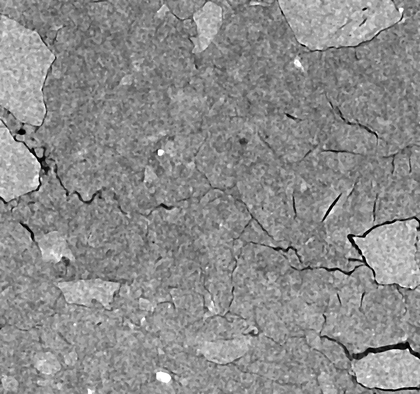
%> input picture INPUT_IMAGE.tif, 420 x 394 px, shrunk from 1206 x 1131 before the run
$ octave Crack_Segmentation.m   (GNU Octave 9; MATLAB toolbox functions it lacks are replaced by stand-ins)
%> lines starting %> are read from the running program, lines starting %| are printed output that depends on the picture; in (x1, y1, x2, y2) boxes, pixels count from 0 and x2, y2 are one past the last pixel; in counts of white or black regions, pixels touching at a corner belong together; the program's own positions count from 1
### roseEqualArea.m
function roseEqualArea(roseAngles, delta, azimuth, roseLengths, sColour)
%   equal area rose diagram of trace segment angles
%
%   arguments:
%       roseAngles - vector of orientations in degrees
%       delta - (scalar) bin size for rose plot in degrees
%       azimuth - (scalar) rotation angle for final rose plot e.g. northCorrection,
%       in degrees
%
%   Dave Healy
%   February 2017
%   d.healy@abdn.ac.uk

%% Copyright
% Permission is hereby granted, free of charge, to any person obtaining a
% copy of this software and associated documentation files (the
% "Software"), to deal in the Software without restriction, including
% without limitation the rights to use, copy, modify, merge, publish,
% distribute, sublicense, and/or sell copies of the Software, and to permit
% persons to whom the Software is furnished to do so, subject to the
% following conditions:
%
% The above copyright notice and this permission notice shall be included
% in all copies or substantial portions of the Software.
%
% THE SOFTWARE IS PROVIDED "AS IS", WITHOUT WARRANTY OF ANY KIND, EXPRESS
% OR IMPLIED, INCLUDING BUT NOT LIMITED TO THE WARRANTIES OF
% MERCHANTABILITY, FITNESS FOR A PARTICULAR PURPOSE AND NONINFRINGEMENT. IN
% NO EVENT SHALL THE AUTHORS OR COPYRIGHT HOLDERS BE LIABLE FOR ANY CLAIM,
% DAMAGES OR OTHER LIABILITY, WHETHER IN AN ACTION OF CONTRACT, TORT OR
% OTHERWISE, ARISING FROM, OUT OF OR IN CONNECTION WITH THE SOFTWARE OR THE
% USE OR OTHER DEALINGS IN THE SOFTWARE.

% if fRosemean
%     %   calculate circular statistics: mean and std dev
%     [ roseMean, roseStddev, roseResultant ] = circStat(roseAngles) ;
%
%     disp('Circular statistics:') ;
%     disp(['Circular mean (degrees from North): ', num2str(roseMean)]) ;
%     disp(['Circular standard deviation (degrees): ', num2str(roseStddev)]) ;
%     disp(['Resultant: ', num2str(roseResultant)]) ;
% end ;

%   initialise
rinc = 0.0005 ;

r1Percent = 50 ;
r5Percent = r1Percent * sqrt(5) ;
r10Percent = r1Percent * sqrt(10) ;
r20Percent = r1Percent * sqrt(20) ;
r30Percent = r1Percent * sqrt(30) ;
r50Percent = r1Percent * sqrt(50) ;

x1Percent = -r1Percent:rinc:r1Percent ;
y1Percent = sqrt(r1Percent^2 - x1Percent.^2) ;
x5Percent = -r5Percent:rinc:r5Percent ;
y5Percent = sqrt(r5Percent^2 - x5Percent.^2) ;
x10Percent = -r10Percent:rinc:r10Percent ;
y10Percent = sqrt(r10Percent^2 - x10Percent.^2) ;
x20Percent = -r20Percent:rinc:r20Percent ;
y20Percent = sqrt(r20Percent^2 - x20Percent.^2) ;
x30Percent = -r30Percent:rinc:r30Percent ;
y30Percent = sqrt(r30Percent^2 - x30Percent.^2) ;
x50Percent = -r50Percent:rinc:r50Percent ;
y50Percent = sqrt(r50Percent^2 - x50Percent.^2) ;

%
binAngles = 0:delta:360 ;
binAngles2 = zeros(1, max(size(binAngles))*2) ;
numAngles2 = zeros(1, max(size(binAngles))*2) ;
sumLengths2 = zeros(1, max(size(binAngles))*2) ;
j = 1 ;
[ numAngles, ~, indBins ] = histcounts(roseAngles, binAngles) ;
%numAngles = histc(roseAngles, binAngles) ;

%   fix 'bug' in histcounts() that rounds into 'wrong' bins at 0, 180 and
%   360
i1 = 1 ;
inhalf = (360/delta) / 2 ;
inhalfnext = inhalf + 1 ;
in = 360/delta ;

n1 = (numAngles(i1) + numAngles(inhalfnext)) / 2 ;
n2 = (numAngles(inhalf) + numAngles(in)) / 2 ;
numAngles(i1) = n1 ;
numAngles(inhalf) = n2 ;
numAngles(inhalfnext) = n1 ;
numAngles(in)  = n2 ;

%   go through the bins...
for i = 1:max(size(binAngles))-1

    binAngles2(j) = binAngles(i) ;
    if (i+1) > max(size(binAngles))
        binAngles2(j+1) = binAngles(1) ;
    else
        binAngles2(j+1) = binAngles(i+1) ;
    end ;
    numAngles2(j:j+1) = numAngles(i) ;
    if sum(roseLengths)
        sumLengths2(j:j+1) = sum(roseLengths(indBins==i)) ;
    end ;
    j = j + 2 ;

end ;

if sum(roseLengths) == 0
    numAnglesPercent = ( numAngles2 ./ length(roseAngles) ) * 100 ;
else
%   length weighted - sum lengths in each bin, and divide by total length
%   of all segments
    numAnglesPercent = ( sumLengths2 ./ sum(roseLengths) ) * 100 ;
end ;

%   this is the equal area bit...
rAnglesPercent = r1Percent .* sqrt(numAnglesPercent) ;

[ xRoseArea, yRoseArea ] = pol2cart((pi/2 - binAngles2*pi/180), rAnglesPercent) ;

limX = max(xRoseArea) ;
limY = max(yRoseArea) ;
lim = max(limX, limY) ;

roseContours = [ max(x1Percent), max(x5Percent), max(x10Percent), ...
                 max(x20Percent), max(x30Percent), max(x50Percent) ] ;
lim = roseContours(find(roseContours > lim, 1)) ;

hold on ;
for i = 0:delta:binAngles
    %   clumsy workaround to ?bug in fill() which won't allow FaceColor from a string
    h = fill(xRoseArea, yRoseArea, 'r', 'EdgeColor', sColour,'FaceAlpha', .3) ;
    set(h, 'FaceColor', sColour) ;
end ;
if max(x1Percent) <= lim
    plot(x1Percent, y1Percent, '-k', x1Percent, -y1Percent, '-k', 'LineWidth', 0.25) ;
end ;
if max(x5Percent) <= lim
    plot(x5Percent, y5Percent, '-k', x5Percent, -y5Percent, '-k', 'LineWidth', 0.25) ;
end ;
if max(x10Percent) <= lim
    plot(x10Percent, y10Percent, '-k', x10Percent, -y10Percent, '-k', 'LineWidth', 0.25) ;
end ;
if max(x20Percent) <= lim
    plot(x20Percent, y20Percent, '-k', x20Percent, -y20Percent, '-k', 'LineWidth', 0.25) ;
end ;
if max(x30Percent) <= lim
    plot(x30Percent, y30Percent, '-k', x30Percent, -y30Percent, '-k', 'LineWidth', 0.25) ;
end ;
if max(x50Percent) <= lim
    plot(x50Percent, y50Percent, '-k', x50Percent, -y50Percent, '-k', 'LineWidth', 0.25) ;
end ;
plot([-r50Percent*1.1, r50Percent*1.1], [0, 0], '-k', 'LineWidth', 0.25) ;
plot([0, 0], [-r50Percent*1.1, r50Percent*1.1], '-k', 'LineWidth', 0.25) ;
% if fRosemean
%     plot([lim*sind(roseMean), -lim*sind(roseMean)], ...
%          [lim*cosd(roseMean), -lim*cosd(roseMean)], '-r', 'LineWidth', 1) ;
% end ;
hold off ;

axis equal off ;
view(azimuth, 90) ;
text(-(r1Percent), 0, '1%', 'Clipping', 'on', ...
    'BackgroundColor', 'w', 'FontSize', 8, 'HorizontalAlignment', 'right') ;
text(-(r5Percent), 0, '5%', 'Clipping', 'on', ...
    'BackgroundColor', 'w', 'FontSize', 8, 'HorizontalAlignment', 'right') ;
text(-(r10Percent), 0, '10%', 'Clipping', 'on', ...
    'BackgroundColor', 'w', 'FontSize', 8, 'HorizontalAlignment', 'right') ;
text(-(r20Percent), 0, '20%', 'Clipping', 'on', ...
    'BackgroundColor', 'w', 'FontSize', 8, 'HorizontalAlignment', 'right') ;
text(-(r30Percent), 0, '30%', 'Clipping', 'on', ...
    'BackgroundColor', 'w', 'FontSize', 8, 'HorizontalAlignment', 'right') ;
text(-(r50Percent), 0, '50%', 'Clipping', 'on', ...
    'BackgroundColor', 'w', 'FontSize', 8, 'HorizontalAlignment', 'right') ;
xlim([ -lim lim ]) ;
ylim([ -lim lim ]) ;
box off ;

end

### Crack_Segmentation.m
% AUTO-FRACTURE TRACING
% Fracture tracing script, currently only tested on SEM/BSE images, small size photographs and CT micrographs
%
% Most important parameters to changes: MEDIAN FILTER aperture, BINARIZED bw_threshold, MORPHOLOGICAL PARAMETER gap_length1, conversion.
%
% Author: Roberto Rizzo @ HWU Edinburgh / University of Aberdeen
% Date: February 2020
% Based on Luke Griffiths (crack-extract Python Code) and Franz Abes code (FRAg)

clear;
close all;
workspace;
format short g;
format compact;

%% --------------------------- SET PARAMETERS ----------------------------
%INPUT Value of pixel per unit in the analysed image; "unit" is the length scale (either metres, cm, mm, ect).
conversion= 240; % <--- Modify accordingly. The current value is the of px/mm ratio for the test image "INPUT_IMAGE.tif".

%MEDIAN FILTER
% n x m area for median filter. preferably smaller than the pore size and larger than the fracture aperature
aperture1      = [32 32];  % default [24 24]
aperture2      = [2 2]; %default [3 3]

% BINARIZATION AND FILTER PARAMETERS
% binarization threshold (1-100)
bw_threshold   = 30;  %default 30
% neighbourhoodsize (x,y) for wiener filter
wiener_area1    = [10 10];
wiener_area2    = [3 3];
% min-max range to rescale grayscale values
rescale_range  = [0 40];

% MORPHOLOGICAL PARAMETERS
% minimum fracture length in pixels (given by the major axes length,
% regionprops function)
frac_length     = 8;    % default 8
% largest object size (nr of pixels) to be removed
object_limit    = round((2/3).*frac_length);
% gap length closed by morphological dilation-erosion
gap_length1     = round((1/3).*frac_length);

% TARGETED CLOSING
% eccentricity threshold (0 is circular, 1 is line)
ecc_threshold   = 0.90;
% variation in alignment between major axis of component and end-point of a second component (-angle_var to + angle_var, in degrees)
angle_var       = 15;
% gap length between line segments closed by targeted connections
gap_length2     = 10;

% PRUNING
% length of branches to be pruned
pruning_length  = frac_length;
% last size-based filter
frac_length2 = 1.*frac_length;

%% ============================ READ DATA ================================
[FILENAME, PATHNAME] = uigetfile({'*.*'},'Select an image');
%> the answer given: INPUT_IMAGE.tif
Im_original = imread([PATHNAME FILENAME]);
%> Im_original is the input picture: size 394x420 uint8; min 0, max 255, mean 140.1
%Im_original = imread("Cor_Pre.png");

figure; imshow(Im_original,[]);
axis on;
axis image;
axis tight;
box on;
caption = sprintf('Input Image');
title(caption, 'Interpreter', 'None');
xlabel('X, px');
ylabel('Y, px');


% Get the dimensions of the image.
% numberOfColorChannels should be = 1 for a gray scale image, and 3 for an RGB color image.
[rows, columns, numberOfColorChannels] = size(Im_original);
if numberOfColorChannels > 1
  % It's not really gray scale like we expected - it's color.
  % Use weighted sum of ALL channels to create a gray scale image.
  Im_original = rgb2gray(Im_original);
  % ALTERNATE METHOD: Convert it to gray scale by taking only the green channel,
  % which in a typical snapshot will be the least noisy channel.
  % grayImage = grayImage(:, :, 2); % Take green channel.
end

% SETTINGS FOR CUTTING DOWN SIZE FOR SPECIFIC IMAGE SIZES
% Im_original = Im_original(1:1696,1:end);
% Im_original = Im_original(1:849,1:end);

%%========================== BINARIZATION ===============================
%FILTER1 - Filter out small components
tic;
%median filter
Im_filt = medfilt2(Im_original, aperture1,'symmetric');
% difference image
Im_filt = Im_filt - Im_original;
% remove noise
Im_filt = wiener2(Im_filt, wiener_area1);
toc;

% FILTER2 - filter out large components
tic;
% median filter
Im_filt2 = medfilt2(Im_original, aperture2,'symmetric');
% difference image
Im_filt2 = Im_filt2 - Im_original;
% remove noise
Im_filt2 = wiener2(Im_filt2, wiener_area2);
toc;

% Final filtered image
Im_filt = Im_filt+Im_filt2;

% BINARIZE
tic;
% rescale grayscale values
Im_bin = mat2gray(Im_filt,rescale_range);
% set values to zero, based on non-rescaled image
Im_bin(Im_filt < bw_threshold)= 0;
% set values to one, based on non-rescaled image
Im_bin(Im_filt >= bw_threshold)= 1;
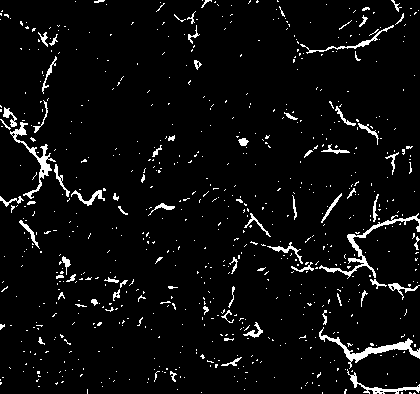
%> Im_bin: size 394x420 double; values 0 (black) and 1 (white), 4.8% white in thin lines or dots
% binarise image (convert to logical array)
Im_bin = imbinarize(Im_bin);
%> Im_bin: size 394x420 logical; 4.8% white in thin lines or dots
toc;
%display figure
figure; imshowpair(Im_filt, Im_bin, 'montage'); title('Filtred vs. Binarized Images');
axis on;
axis image;
axis tight;
box on;
xlabel('X, px');
ylabel('Y, px');


% remove smallest objects
Im_bin = bwareaopen(Im_bin,object_limit);
%> Im_bin: size 394x420 logical; 4.3% white; 201 white regions (132 under 20 px), largest, box (x1, y1, x2, y2) and area: (319, 327, 420, 369) 684, (319, 213, 420, 279) 663, (10, 122, 56, 199) 543
tic;

% angle of the line object
for alpha = 1:181
    % set orientation of line object
    se = strel('line' ,gap_length1 ,alpha);
    % close gaps between line segments by dilation and erosion
    Im_bin = imclose(Im_bin, se);
end
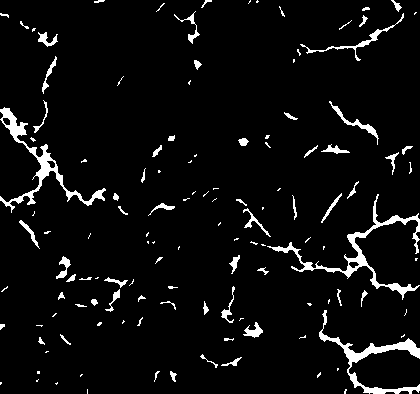
%> Im_bin: size 394x420 logical; 5.1% white; 126 white regions (66 under 20 px), largest, box (x1, y1, x2, y2) and area: (267, 194, 420, 300) 1535, (0, 107, 106, 213) 1403, (319, 310, 420, 394) 1269

 % skeletonize binary image
Im_bin= bwmorph(Im_bin,'thin', Inf);
%> Im_bin: size 394x420 logical; 1.6% white in thin lines or dots
toc;

figure; imshowpair(Im_filt,Im_bin,'montage'); title('Filtred vs. Skeletonized Images');
%> after `imshowpair(Im_filt,Im_bin,'montage')`:
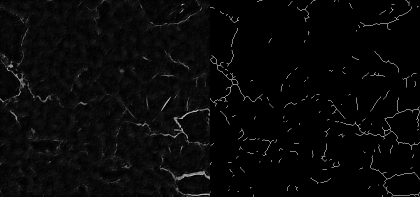
%> displayed picture: size 394x840, on the screen's scale of 0 to 255 (shown at 1/2 size); min 0, max 255, mean 8.4
axis on;
axis tight;
axis image;
box on;
xlabel('X, px');
ylabel('Y, px');

%% =================== CONNECTION OF LINEAR OBJECTS ======================
% ------------------------ MORPHOLOGICAL CLOSING ------------------------
% ------------------------- TARGETED CLOSING -----------------------------

% GET CONNECTED COMPONENT PROPERTIES
% get properties of connected components
STATS = regionprops(Im_bin,'Eccentricity','MajorAxisLength','Orientation','Centroid');
%> STATS = 126 regions; first 5, Centroid, MajorAxisLength, Eccentricity and Orientation: [5 16.1] 10.85 0.984 -17.07, [39.8 169.4] 134.3 0.803 -50.25, [2.2 327.7] 7.27 0.966 55.28, [1 384.5] 2.31 0.866 90, [5 289.4] 10.26 0.991 38.42
STATS = struct2table(STATS);
% get indices for all connected components
CC = bwconncomp(Im_bin);
%> CC = 126 connected components
% get end-points for ALL connected components
ENDS = bwmorph(Im_bin, 'endpoints');
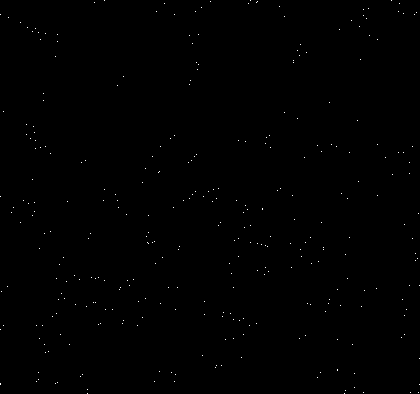
%> ENDS: size 394x420 logical; 0.2% white in thin lines or dots
% x,y-coordinates of end-points
[y_ends,x_ends] = find(ENDS == 1);
%> y_ends = 325 values from 1 to 394; x_ends = 325 values from 1 to 420

% filter connected components
I = find(STATS.MajorAxisLength >= frac_length & STATS.Eccentricity > ecc_threshold);
%> I = 67 values from 1 to 124

% set image that will be connected
Im_bin_conn = Im_bin;

disp(['Found ' num2str(length(I)) ' suited connected objects']);
%| Found 67 suited connected objects

%--- LOOP OVER FILTERED CONNECTED COMPONENTS-------
for j = 1:length(I)

   % disp(['analysing object ' num2str(j) ' of ' num2str(length(I))]);

    Im_work = Im_bin;
    % remove component under consideration from work image
    Im_work(CC.PixelIdxList{I(j)}) = 0;
    % get end-notes of component under consideration
    ENDS_obj  = bwmorph(Im_bin - Im_work, 'endpoints');
    % get x-y coordinates of end-nodes
    [y_obj,x_obj] = find(ENDS_obj == 1);

%--- END-POINTS OF CONSIDERED COMPONENT
    for i = 1:length(y_obj)
        % set end-points of considered component to zero
        J = find(y_ends == y_obj(i) & x_ends == x_obj(i));
        y_ends(J) = NaN;
        x_ends(J) = NaN;

    end

%--- FIND AND CONNECT COMPONENTS FOR EACH END-POINT
    for i = 1:length(y_obj)
        % obtain distances between considered end-point and all end-points
        dist = sqrt(abs(x_obj(i) - x_ends).^2 + abs(y_obj(i) - y_ends).^2);
        % obtain angles between above
        angle = atand(-(y_obj(i) - y_ends)./(x_obj(i) - x_ends)) - STATS.Orientation(I(j));
        % apply filter based on angle and gap distance
        K = find(dist <= gap_length2 & abs(angle) <= angle_var);

        if isempty(K)

            continue

        elseif length(K) >= 2
            % if multiple K, sort on shortest distance and only use that one
            [~,Y] = sort(dist(K));
            K = K(Y(1));

        end
        % x-distance between considered and target end-point
        dx = x_obj(i) - x_ends(K);
        % y-distance between considered and target end-point
        dy = y_obj(i) - y_ends(K);

% ------- GET X,Y-COORDINATES OF POINTS TO BE FILLED

        % for x-distance larger than y-distance
        if abs(dx) >= abs(dy)
            % x-indices
            x_fill = 0:1:(abs(dx));

            % for target end-point 'in front of' considered end-point
            if dx < 0
                y_fill = x_fill .* (dy./dx);
                x_fill = x_fill + x_obj(i);
                y_fill = y_fill + y_obj(i);
            % for target end-point 'behind' considered end-point
            else
                y_fill = x_fill .* (dy./dx);
                x_fill = x_fill + x_ends(K);
                y_fill = y_fill + y_ends(K);
            end

            % make integer y-indices
            y_fill = round(y_fill);

        % for y-distance larger than x-distance
        else
            y_fill = 0:1:(abs(dy));

            % y-indices
            if dy < 0
            % for target end-point 'in front of' considered end-point
                x_fill = -(y_fill .* (dx./dy));
                y_fill = y_fill + y_obj(i);
                y_fill = flip(y_fill);
                x_fill = x_fill + x_ends(K);
            % for target end-point 'behind' considered end-point
            else
                x_fill = -(y_fill .* (dx./dy));
                y_fill = y_fill + y_ends(K);
                y_fill = flip(y_fill);
                x_fill = x_fill + x_obj(i);
            end
            % make integer x-indices
            x_fill = round(x_fill);
        end

        % fill connection on image
        fill = sub2ind(size(Im_bin),y_fill,x_fill);

        clearvars y_fill x_fill
        Im_bin_conn(fill) = 1;
    end
end
%> this loop made 67 passes
%> (y_obj, x_obj) on passes 1 to 8: ([15; 18], [1; 9]), ([292; 287], [2; 8]), ([23; 28], [21; 28]), ([223; 249], [21; 40]), ([127; 133; 101], [34; 35; 44]), ([326; 326], [37; 43]), ([339; 345], [40; 45]), ([94; 57], [44; 56])
%> pass 1, `ENDS_obj  = bwmorph(Im_bin - Im_work, 'endpoints');`:
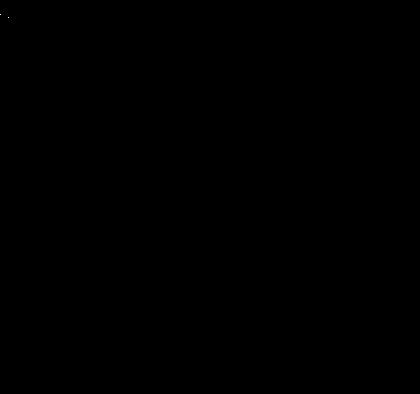
%> ENDS_obj: size 394x420 logical; 0% white in thin lines or dots, all inside (x1, y1, x2, y2) = (0, 14, 9, 18)
%> after the loop, Y = [1; 2]

%% ==================== FILTER CIRCULAR COMPONENTS =======================
% Im_bin_conn      = bwmorph(Im_bin_conn,'thin', Inf);                        % skeletonize binary image

% get new stats
STATS   = regionprops(Im_bin_conn,'MajorAxisLength','Eccentricity');
%> STATS = 115 regions; first 5, MajorAxisLength and Eccentricity: 10.85 0.984, 134.3 0.803, 7.27 0.966, 2.31 0.866, 10.26 0.991
STATS   = struct2table(STATS);
% get indices new connected components
CC = bwconncomp(Im_bin_conn);
%> CC = 115 connected components
% find objects smaller than frac_length .* 2
I = find(STATS.MajorAxisLength <= frac_length.*2& STATS.Eccentricity < ecc_threshold);
%> I = [4; 13; 20; 80; 81; 102]

% remove smaller object
for i = 1:length(I)
    Im_bin_conn(CC.PixelIdxList{I(i)}) = 0;
end
%> this loop made 6 passes
%> Im_bin_conn: size 394x420 logical; 1.6% white in thin lines or dots
figure; imshow(Im_bin_conn);title('Skeletonised Image');
axis on;
axis tight;
axis image;
box on;
xlabel('X, px');
ylabel('Y, px');
%% ============================= PRUNING =================================
%close all;

disp('pruning...');
tic;
% EROSION
BRANCH = bwmorph(Im_bin_conn,'branchpoints');
%> BRANCH: size 394x420 logical; 0.05% white in thin lines or dots

% get end-points for connected components
for i = 1:pruning_length
    ENDS= bwmorph(Im_bin_conn, 'endpoints');
    OVERLAP = ENDS & BRANCH;
    ENDS = ENDS - OVERLAP;
    END_OLD{i} = ENDS;
    Im_bin_conn = Im_bin_conn - ENDS;
    Im_bin_conn = logical(Im_bin_conn);
end
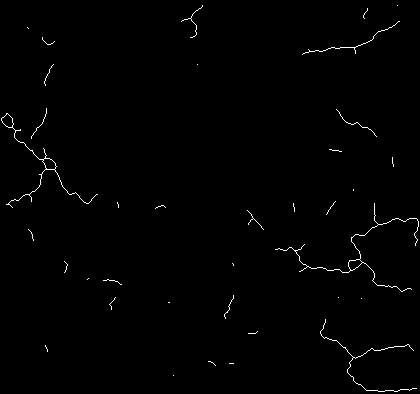
%> Im_bin_conn: size 394x420 logical; 0.77% white in thin lines or dots
%> after the loop, END_OLD = 8 items

% DILATION
nhood = ones(3,3);
% get end-points for connected components
for i = 1:pruning_length
    ENDS= bwmorph(Im_bin_conn, 'endpoints');
    OVERLAP = ENDS & BRANCH;
    ENDS = ENDS - OVERLAP;
    ENDS = imdilate(ENDS,nhood);
    ADD = ENDS & END_OLD{(pruning_length+1 - i)};
    Im_bin_conn = Im_bin_conn + ADD;
    Im_bin_conn = logical(Im_bin_conn);
end
%> this loop made 8 passes
%> pass 1, `ENDS= bwmorph(Im_bin_conn, 'endpoints');`:
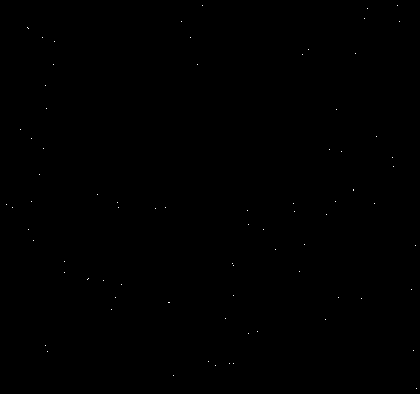
%> ENDS: size 394x420 logical; 0.05% white in thin lines or dots
toc;

x = 1;
% get new stats
STATS= regionprops(Im_bin_conn,'Eccentricity','MajorAxisLength','Orientation','Centroid');
%> STATS = 35 regions; first 5, Centroid, MajorAxisLength, Eccentricity and Orientation: [37.5 167.4] 128.5 0.822 -53.82, [28.4 28.1] 21.11 0.978 -25.27, [31.5 235.5] 38.1 0.995 -57.22, [41.8 120.2] 48.4 0.984 67.23, [44.5 345.3] 19.32 0.992 -54.62
%> (the rest of the program and of its run is left out)
